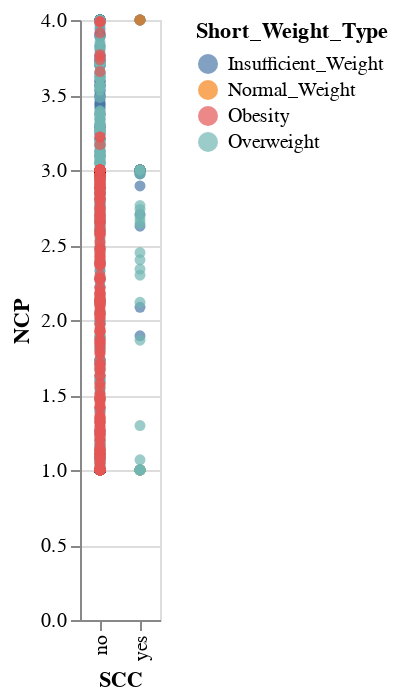

This figure's notebook cell:
### Code cell
input_dropdown = alt.binding_select(options = [None,'Normal_Weight', 'Insufficient_Weight', 'Overweight', 'Obesity'],
                                   labels = ['All', 'Normal_Weight', 'Insufficient_Weight', 'Overweight', 'Obesity'], 
                                   name = 'Weight Type: ')

selection = alt.selection_point(fields = ['Short_Weight_Type'], bind = input_dropdown)

alt.Chart(df).mark_circle().encode(
    x = 'SCC:O',
    y = 'NCP:Q', 
    color = alt.condition(selection, alt.Color('Short_Weight_Type:N'), alt.value('lightgray'))
).add_params(
    selection
)

### Figure 1 — Vega-Lite specification as saved in the notebook (floating-point values rounded to 4 significant figures; data arrays with more than 128 entries replaced by an {"elided": "..."} marker saying what was removed)
{"config": {"view": {"continuousWidth": 300, "continuousHeight": 300}}, "data": {"name": "data-6fa56d76da8d24c2513737698ca10e8d"}, "mark": {"type": "circle"}, "encoding": {"color": {"condition": {"param": "param_29", "field": "Short_Weight_Type", "type": "nominal"}, "value": "lightgray"}, "x": {"field": "SCC", "type": "ordinal"}, "y": {"field": "NCP", "type": "quantitative"}}, "params": [{"name": "param_29", "select": {"type": "point", "fields": ["Short_Weight_Type"]}, "bind": {"input": "select", "options": [null, "Normal_Weight", "Insufficient_Weight", "Overweight", "Obesity"], "labels": ["All", "Normal_Weight", "Insufficient_Weight", "Overweight", "Obesity"], "name": "Weight Type: "}}], "$schema": "https://vega.github.io/schema/vega-lite/v5.20.1.json", "datasets": {"data-6fa56d76da8d24c2513737698ca10e8d": {"elided": "2111 records"}}}
